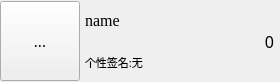
<?xml version="1.0" encoding="UTF-8"?>
<ui version="4.0">
 <class>FriendBtn</class>
 <widget class="QWidget" name="FriendBtn">
  <property name="geometry">
   <rect>
    <x>0</x>
    <y>0</y>
    <width>280</width>
    <height>82</height>
   </rect>
  </property>
  <property name="minimumSize">
   <size>
    <width>0</width>
    <height>82</height>
   </size>
  </property>
  <property name="maximumSize">
   <size>
    <width>16777215</width>
    <height>82</height>
   </size>
  </property>
  <property name="font">
   <font>
    <family>AcadEref</family>
    <pointsize>11</pointsize>
   </font>
  </property>
  <property name="focusPolicy">
   <enum>Qt::NoFocus</enum>
  </property>
  <property name="contextMenuPolicy">
   <enum>Qt::DefaultContextMenu</enum>
  </property>
  <property name="windowTitle">
   <string>Form</string>
  </property>
  <layout class="QHBoxLayout" name="horizontalLayout_2">
   <property name="spacing">
    <number>0</number>
   </property>
   <property name="leftMargin">
    <number>0</number>
   </property>
   <property name="topMargin">
    <number>0</number>
   </property>
   <property name="rightMargin">
    <number>0</number>
   </property>
   <property name="bottomMargin">
    <number>0</number>
   </property>
   <item>
    <widget class="QWidget" name="mainwidget" native="true">
     <property name="sizePolicy">
      <sizepolicy hsizetype="Preferred" vsizetype="Preferred">
       <horstretch>0</horstretch>
       <verstretch>0</verstretch>
      </sizepolicy>
     </property>
     <property name="minimumSize">
      <size>
       <width>0</width>
       <height>82</height>
      </size>
     </property>
     <property name="maximumSize">
      <size>
       <width>16777215</width>
       <height>82</height>
      </size>
     </property>
     <property name="styleSheet">
      <string notr="true">border-color: rgb(0, 0, 0);</string>
     </property>
     <layout class="QHBoxLayout" name="horizontalLayout">
      <property name="spacing">
       <number>0</number>
      </property>
      <property name="leftMargin">
       <number>0</number>
      </property>
      <property name="topMargin">
       <number>0</number>
      </property>
      <property name="rightMargin">
       <number>0</number>
      </property>
      <property name="bottomMargin">
       <number>0</number>
      </property>
      <item>
       <widget class="QToolButton" name="iconToolBtn">
        <property name="minimumSize">
         <size>
          <width>80</width>
          <height>80</height>
         </size>
        </property>
        <property name="maximumSize">
         <size>
          <width>80</width>
          <height>80</height>
         </size>
        </property>
        <property name="text">
         <string>...</string>
        </property>
       </widget>
      </item>
      <item>
       <widget class="QWidget" name="widget_2" native="true">
        <layout class="QVBoxLayout" name="verticalLayout">
         <property name="leftMargin">
          <number>5</number>
         </property>
         <property name="topMargin">
          <number>2</number>
         </property>
         <property name="rightMargin">
          <number>0</number>
         </property>
         <property name="bottomMargin">
          <number>2</number>
         </property>
         <item>
          <widget class="QLabel" name="namelab">
           <property name="sizePolicy">
            <sizepolicy hsizetype="Preferred" vsizetype="Preferred">
             <horstretch>0</horstretch>
             <verstretch>0</verstretch>
            </sizepolicy>
           </property>
           <property name="minimumSize">
            <size>
             <width>0</width>
             <height>0</height>
            </size>
           </property>
           <property name="maximumSize">
            <size>
             <width>16777215</width>
             <height>16777215</height>
            </size>
           </property>
           <property name="font">
            <font>
             <family>Times New Roman</family>
             <pointsize>12</pointsize>
            </font>
           </property>
           <property name="text">
            <string>name</string>
           </property>
          </widget>
         </item>
         <item>
          <widget class="QLabel" name="indiviLab">
           <property name="font">
            <font>
             <family>宋体</family>
             <pointsize>8</pointsize>
            </font>
           </property>
           <property name="text">
            <string>个性签名:无</string>
           </property>
          </widget>
         </item>
        </layout>
       </widget>
      </item>
      <item>
       <widget class="QWidget" name="widget" native="true">
        <property name="sizePolicy">
         <sizepolicy hsizetype="Fixed" vsizetype="Preferred">
          <horstretch>0</horstretch>
          <verstretch>0</verstretch>
         </sizepolicy>
        </property>
        <layout class="QVBoxLayout" name="verticalLayout_2">
         <property name="leftMargin">
          <number>0</number>
         </property>
         <property name="topMargin">
          <number>0</number>
         </property>
         <property name="rightMargin">
          <number>6</number>
         </property>
         <property name="bottomMargin">
          <number>0</number>
         </property>
         <item>
          <widget class="QLabel" name="tipslab">
           <property name="sizePolicy">
            <sizepolicy hsizetype="Preferred" vsizetype="Preferred">
             <horstretch>0</horstretch>
             <verstretch>0</verstretch>
            </sizepolicy>
           </property>
           <property name="font">
            <font>
             <family>黑体</family>
             <pointsize>12</pointsize>
            </font>
           </property>
           <property name="mouseTracking">
            <bool>false</bool>
           </property>
           <property name="layoutDirection">
            <enum>Qt::LeftToRight</enum>
           </property>
           <property name="text">
            <string>0</string>
           </property>
           <property name="alignment">
            <set>Qt::AlignRight|Qt::AlignTrailing|Qt::AlignVCenter</set>
           </property>
          </widget>
         </item>
        </layout>
       </widget>
      </item>
     </layout>
    </widget>
   </item>
  </layout>
 </widget>
 <resources/>
 <connections/>
</ui>
